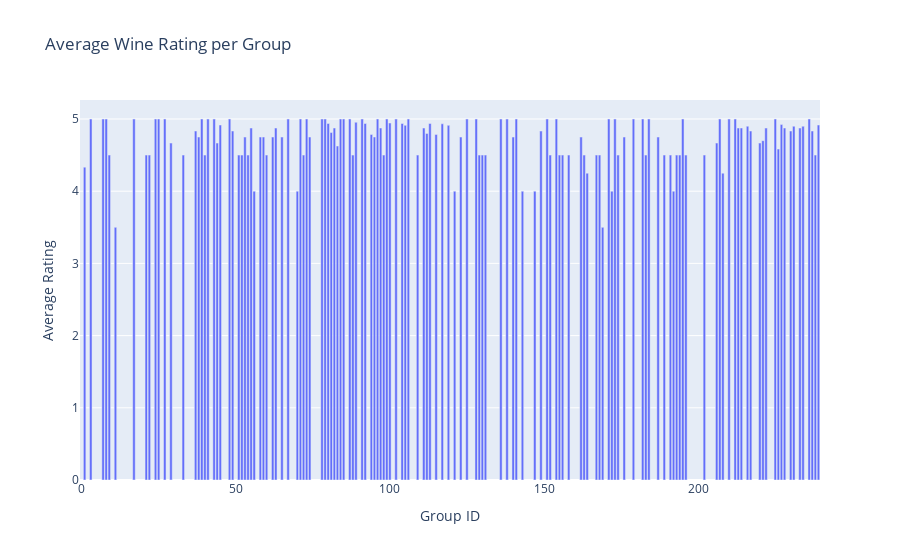

The notebook cell saved with this chart:
### Code cell
import pandas as pd
from tqdm import tqdm
import plotly.express as px

# Assuming `group_data`, `ratings_data`, `merged_data`, and `wine_data` are already defined DataFrames.

# Schritt 1: Leere Listen erstellen, um die durchschnittlichen Bewertungen und die individuellen Bewertungen zu speichern
group_avg_ratings = []  # Liste für durchschnittliche Bewertungen pro Gruppe
individual_ratings = []  # Liste für individuelle Bewertungen jedes Gruppenmitglieds

# Schritt 2: Iteration über alle Gruppen-IDs (0 bis 239) mit Fortschrittsanzeige
for group_id in tqdm(range(240), desc="Processing Group IDs", unit="group"):
    try:
        # Schritt 3: Get the top 5 wine recommendations for the current group using the `group_rec` function
        recommended_wines = group_rec(group_id, group_data, merged_data, wine_data, ratings_data)

        # Überprüfen, ob Empfehlungen zurückgegeben wurden
        if recommended_wines is None or recommended_wines.empty:
            print(f"Keine Empfehlungen für Gruppe {group_id}. Überspringen...")
            group_avg_ratings.append((group_id, None))
            continue


        # Konvertieren Sie die WineIDs in eine Liste
        if 'WineID' in recommended_wines.columns:
            wine_id_list = recommended_wines['WineID'].tolist()
        else:
            print(f"Keine gültige 'WineID'-Spalte für Gruppe {group_id}. Überspringen...")
            group_avg_ratings.append((group_id, None))
            continue

        # Schritt 4: Holen Sie die Bewertungen der Gruppenmitglieder für die empfohlenen Weine
        group_ratings_df = get_wines_rated_by_group(
            group_df=group_data,
            group_id=group_id,
            ratings_df=ratings_data,
            wine_id=wine_id_list
        )

        # Schritt 5: Durchschnittliche Bewertung für die zurückgegebenen Weine berechnen
        if not group_ratings_df.empty:
            avg_rating = group_ratings_df['Rating'].mean()
        else:
            avg_rating = None  # Keine Bewertungen gefunden

        # Speichern der individuellen Bewertungen in `individual_ratings`
        for _, row in group_ratings_df.iterrows():
            individual_ratings.append({
                'GroupID': group_id,
                'UserID': row['UserID'],
                'WineID': row['WineID'],
                'Rating': row['Rating']
            })

    except ValueError as e:
        # Fehler abfangen und None als Durchschnittswert speichern
        print(f"Fehler bei Gruppe {group_id}: {e}")
        avg_rating = None

    # Schritt 6: Ergebnis als Tupel (GroupID, AverageRating) speichern
    group_avg_ratings.append((group_id, avg_rating))

# Schritt 7: Ausgabe der durchschnittlichen Bewertungen für jede Gruppe als DataFrame
group_avg_ratings_df = pd.DataFrame(group_avg_ratings, columns=["GroupID", "AverageRating"])

# Schritt 8: Ausgabe der individuellen Bewertungen als DataFrame
individual_ratings_df = pd.DataFrame(individual_ratings, columns=["GroupID", "UserID", "WineID", "Rating"])

# Debug-Ausgabe: Anzeigen der Struktur und der ersten Zeilen von `group_avg_ratings_df`
print("Erste 5 Zeilen von group_avg_ratings_df:")
print(group_avg_ratings_df.head())

print("Erste 5 Zeilen von individual_ratings_df:")
print(individual_ratings_df.head())

# Schritt 9: Erstellen eines interaktiven Balkendiagramms der Durchschnittsbewertungen pro Gruppe
fig = px.bar(group_avg_ratings_df, x='GroupID', y='AverageRating',
             labels={'GroupID': 'Group ID', 'AverageRating': 'Average Rating'},
             title='Average Wine Rating per Group')

# Interaktives Diagramm anzeigen
fig.show()

### Figure 1 — Plotly figure (JSON) as saved in the notebook; plotly's stock layout.template omitted (floating-point values rounded to 4 significant figures; data arrays with more than 128 entries replaced by an {"elided": "..."} marker saying what was removed)
{"data": [{"alignmentgroup": "True", "hovertemplate": "Group ID=%{x}<br>Average Rating=%{y}<extra></extra>", "legendgroup": "", "marker": {"color": "#636efa", "pattern": {"shape": ""}}, "name": "", "offsetgroup": "", "orientation": "v", "showlegend": false, "textposition": "auto", "type": "bar", "x": {"elided": "240 int values"}, "xaxis": "x", "y": {"elided": "240 float values"}, "yaxis": "y"}], "layout": {"barmode": "relative", "legend": {"tracegroupgap": 0}, "title": {"text": "Average Wine Rating per Group"}, "xaxis": {"anchor": "y", "domain": [0, 1], "title": {"text": "Group ID"}}, "yaxis": {"anchor": "x", "domain": [0, 1], "title": {"text": "Average Rating"}}}}
